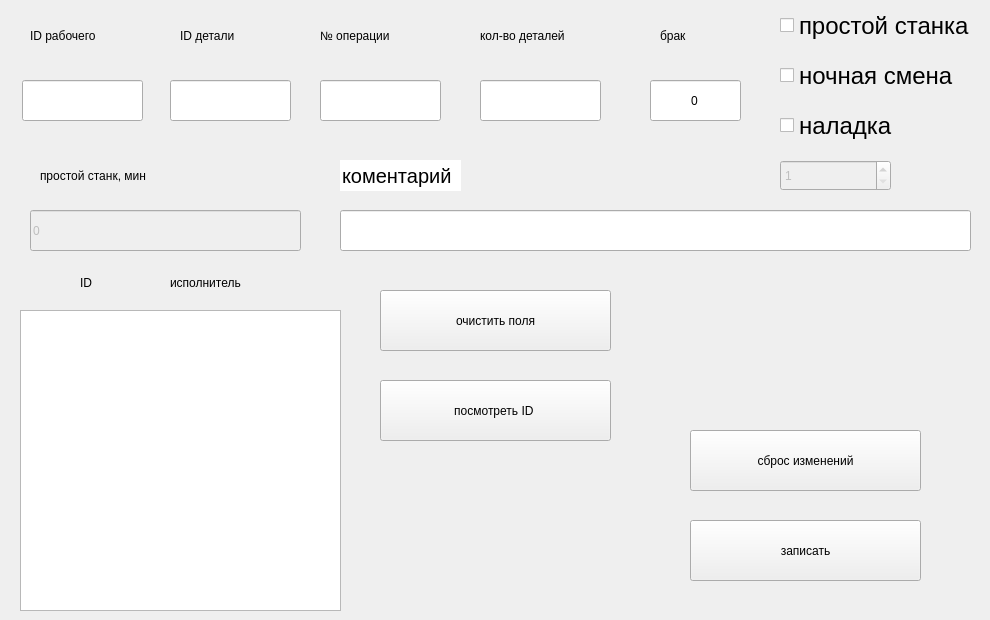
    <widget class="QWidget" name="worker">
     <attribute name="title">
      <string>смена</string>
     </attribute>
     <widget class="QLineEdit" name="comment">
      <property name="geometry">
       <rect>
        <x>340</x>
        <y>160</y>
        <width>121</width>
        <height>31</height>
       </rect>
      </property>
      <property name="font">
       <font>
        <pointsize>15</pointsize>
       </font>
      </property>
      <property name="text">
       <string>коментарий</string>
      </property>
      <property name="frame">
       <bool>false</bool>
      </property>
      <property name="readOnly">
       <bool>true</bool>
      </property>
     </widget>
     <widget class="QLabel" name="label_2">
      <property name="geometry">
       <rect>
        <x>30</x>
        <y>10</y>
        <width>121</width>
        <height>51</height>
       </rect>
      </property>
      <property name="text">
       <string>ID рабочего</string>
      </property>
     </widget>
     <widget class="QLineEdit" name="id_worker">
      <property name="geometry">
       <rect>
        <x>22</x>
        <y>80</y>
        <width>121</width>
        <height>41</height>
       </rect>
      </property>
      <property name="font">
       <font>
        <stylestrategy>PreferDefault</stylestrategy>
       </font>
      </property>
      <property name="mouseTracking">
       <bool>true</bool>
      </property>
      <property name="focusPolicy">
       <enum>Qt::StrongFocus</enum>
      </property>
      <property name="contextMenuPolicy">
       <enum>Qt::DefaultContextMenu</enum>
      </property>
      <property name="acceptDrops">
       <bool>true</bool>
      </property>
      <property name="inputMask">
       <string/>
      </property>
      <property name="text">
       <string extracomment="0"/>
      </property>
      <property name="alignment">
       <set>Qt::AlignCenter</set>
      </property>
      <property name="clearButtonEnabled">
       <bool>false</bool>
      </property>
     </widget>
     <widget class="QLabel" name="label_3">
      <property name="geometry">
       <rect>
        <x>180</x>
        <y>10</y>
        <width>121</width>
        <height>51</height>
       </rect>
      </property>
      <property name="text">
       <string>ID детали</string>
      </property>
     </widget>
     <widget class="QLabel" name="label_4">
      <property name="geometry">
       <rect>
        <x>320</x>
        <y>10</y>
        <width>121</width>
        <height>51</height>
       </rect>
      </property>
      <property name="text">
       <string>№ операции</string>
      </property>
     </widget>
     <widget class="QLabel" name="label_5">
      <property name="geometry">
       <rect>
        <x>480</x>
        <y>10</y>
        <width>161</width>
        <height>51</height>
       </rect>
      </property>
      <property name="text">
       <string>кол-во деталей</string>
      </property>
     </widget>
     <widget class="QLabel" name="label_7">
      <property name="geometry">
       <rect>
        <x>660</x>
        <y>10</y>
        <width>81</width>
        <height>51</height>
       </rect>
      </property>
      <property name="text">
       <string>брак</string>
      </property>
     </widget>
     <widget class="QLineEdit" name="id_detail">
      <property name="geometry">
       <rect>
        <x>170</x>
        <y>80</y>
        <width>121</width>
        <height>41</height>
       </rect>
      </property>
      <property name="text">
       <string/>
      </property>
      <property name="alignment">
       <set>Qt::AlignCenter</set>
      </property>
     </widget>
     <widget class="QLineEdit" name="id_operation">
      <property name="geometry">
       <rect>
        <x>320</x>
        <y>80</y>
        <width>121</width>
        <height>41</height>
       </rect>
      </property>
      <property name="autoFillBackground">
       <bool>false</bool>
      </property>
      <property name="text">
       <string/>
      </property>
      <property name="cursorPosition">
       <number>0</number>
      </property>
      <property name="alignment">
       <set>Qt::AlignCenter</set>
      </property>
      <property name="dragEnabled">
       <bool>false</bool>
      </property>
     </widget>
     <widget class="QLineEdit" name="brak">
      <property name="geometry">
       <rect>
        <x>650</x>
        <y>80</y>
        <width>91</width>
        <height>41</height>
       </rect>
      </property>
      <property name="text">
       <string>0</string>
      </property>
      <property name="alignment">
       <set>Qt::AlignCenter</set>
      </property>
     </widget>
     <widget class="QCheckBox" name="setting">
      <property name="geometry">
       <rect>
        <x>780</x>
        <y>110</y>
        <width>141</width>
        <height>31</height>
       </rect>
      </property>
      <property name="font">
       <font>
        <pointsize>18</pointsize>
       </font>
      </property>
      <property name="mouseTracking">
       <bool>true</bool>
      </property>
      <property name="text">
       <string>наладка</string>
      </property>
      <property name="iconSize">
       <size>
        <width>25</width>
        <height>25</height>
       </size>
      </property>
      <property name="tristate">
       <bool>false</bool>
      </property>
     </widget>
     <widget class="QPushButton" name="ok_worker">
      <property name="geometry">
       <rect>
        <x>690</x>
        <y>520</y>
        <width>231</width>
        <height>61</height>
       </rect>
      </property>
      <property name="text">
       <string>записать</string>
      </property>
     </widget>
     <widget class="QLineEdit" name="lineEdit">
      <property name="enabled">
       <bool>true</bool>
      </property>
      <property name="geometry">
       <rect>
        <x>340</x>
        <y>210</y>
        <width>631</width>
        <height>41</height>
       </rect>
      </property>
     </widget>
     <widget class="QLineEdit" name="time_stop">
      <property name="enabled">
       <bool>false</bool>
      </property>
      <property name="geometry">
       <rect>
        <x>30</x>
        <y>210</y>
        <width>271</width>
        <height>41</height>
       </rect>
      </property>
      <property name="text">
       <string>0</string>
      </property>
     </widget>
     <widget class="QLabel" name="label_9">
      <property name="geometry">
       <rect>
        <x>40</x>
        <y>150</y>
        <width>251</width>
        <height>51</height>
       </rect>
      </property>
      <property name="text">
       <string>простой станк, мин</string>
      </property>
     </widget>
     <widget class="QTextEdit" name="workers">
      <property name="geometry">
       <rect>
        <x>20</x>
        <y>310</y>
        <width>321</width>
        <height>301</height>
       </rect>
      </property>
      <property name="readOnly">
       <bool>true</bool>
      </property>
     </widget>
     <widget class="QLabel" name="label_10">
      <property name="geometry">
       <rect>
        <x>80</x>
        <y>270</y>
        <width>81</width>
        <height>25</height>
       </rect>
      </property>
      <property name="text">
       <string>ID</string>
      </property>
     </widget>
     <widget class="QLabel" name="label_11">
      <property name="geometry">
       <rect>
        <x>170</x>
        <y>270</y>
        <width>121</width>
        <height>25</height>
       </rect>
      </property>
      <property name="text">
       <string>исполнитель</string>
      </property>
     </widget>
     <widget class="QLineEdit" name="count_detail">
      <property name="geometry">
       <rect>
        <x>480</x>
        <y>80</y>
        <width>121</width>
        <height>41</height>
       </rect>
      </property>
      <property name="contextMenuPolicy">
       <enum>Qt::DefaultContextMenu</enum>
      </property>
      <property name="alignment">
       <set>Qt::AlignCenter</set>
      </property>
     </widget>
     <widget class="QPushButton" name="pushButton">
      <property name="geometry">
       <rect>
        <x>380</x>
        <y>290</y>
        <width>231</width>
        <height>61</height>
       </rect>
      </property>
      <property name="text">
       <string>очистить поля</string>
      </property>
     </widget>
     <widget class="QPushButton" name="view_id">
      <property name="geometry">
       <rect>
        <x>380</x>
        <y>380</y>
        <width>231</width>
        <height>61</height>
       </rect>
      </property>
      <property name="text">
       <string>посмотреть ID </string>
      </property>
     </widget>
     <widget class="QCheckBox" name="night">
      <property name="geometry">
       <rect>
        <x>780</x>
        <y>60</y>
        <width>191</width>
        <height>31</height>
       </rect>
      </property>
      <property name="font">
       <font>
        <pointsize>18</pointsize>
       </font>
      </property>
      <property name="mouseTracking">
       <bool>true</bool>
      </property>
      <property name="text">
       <string>ночная смена</string>
      </property>
      <property name="iconSize">
       <size>
        <width>25</width>
        <height>25</height>
       </size>
      </property>
      <property name="tristate">
       <bool>false</bool>
      </property>
     </widget>
     <widget class="QCheckBox" name="stopp">
      <property name="geometry">
       <rect>
        <x>780</x>
        <y>10</y>
        <width>201</width>
        <height>31</height>
       </rect>
      </property>
      <property name="font">
       <font>
        <pointsize>18</pointsize>
       </font>
      </property>
      <property name="mouseTracking">
       <bool>true</bool>
      </property>
      <property name="text">
       <string>простой станка</string>
      </property>
      <property name="iconSize">
       <size>
        <width>25</width>
        <height>25</height>
       </size>
      </property>
      <property name="tristate">
       <bool>false</bool>
      </property>
     </widget>
     <widget class="QPushButton" name="cancel_change">
      <property name="geometry">
       <rect>
        <x>690</x>
        <y>430</y>
        <width>231</width>
        <height>61</height>
       </rect>
      </property>
      <property name="text">
       <string>сброс изменений</string>
      </property>
     </widget>
     <widget class="QLabel" name="indikator">
      <property name="enabled">
       <bool>true</bool>
      </property>
      <property name="geometry">
       <rect>
        <x>700</x>
        <y>370</y>
        <width>201</width>
        <height>31</height>
       </rect>
      </property>
      <property name="palette">
       <palette>
        <active>
         <colorrole role="WindowText">
          <brush brushstyle="SolidPattern">
           <color alpha="255">
            <red>255</red>
            <green>0</green>
            <blue>0</blue>
           </color>
          </brush>
         </colorrole>
         <colorrole role="Text">
          <brush brushstyle="SolidPattern">
           <color alpha="255">
            <red>255</red>
            <green>0</green>
            <blue>0</blue>
           </color>
          </brush>
         </colorrole>
        </active>
        <inactive>
         <colorrole role="WindowText">
          <brush brushstyle="SolidPattern">
           <color alpha="255">
            <red>255</red>
            <green>0</green>
            <blue>0</blue>
           </color>
          </brush>
         </colorrole>
         <colorrole role="Text">
          <brush brushstyle="SolidPattern">
           <color alpha="255">
            <red>255</red>
            <green>0</green>
            <blue>0</blue>
           </color>
          </brush>
         </colorrole>
        </inactive>
        <disabled>
         <colorrole role="WindowText">
          <brush brushstyle="SolidPattern">
           <color alpha="255">
            <red>127</red>
            <green>127</green>
            <blue>127</blue>
           </color>
          </brush>
         </colorrole>
         <colorrole role="Text">
          <brush brushstyle="SolidPattern">
           <color alpha="255">
            <red>127</red>
            <green>127</green>
            <blue>127</blue>
           </color>
          </brush>
         </colorrole>
        </disabled>
       </palette>
      </property>
      <property name="font">
       <font>
        <weight>75</weight>
        <italic>false</italic>
        <bold>true</bold>
        <strikeout>false</strikeout>
        <kerning>true</kerning>
       </font>
      </property>
      <property name="text">
       <string/>
      </property>
      <property name="alignment">
       <set>Qt::AlignCenter</set>
      </property>
     </widget>
     <widget class="QSpinBox" name="spinBox">
      <property name="enabled">
       <bool>false</bool>
      </property>
      <property name="geometry">
       <rect>
        <x>780</x>
        <y>160</y>
        <width>111</width>
        <height>31</height>
       </rect>
      </property>
      <property name="minimum">
       <number>1</number>
      </property>
     </widget>
    </widget>
